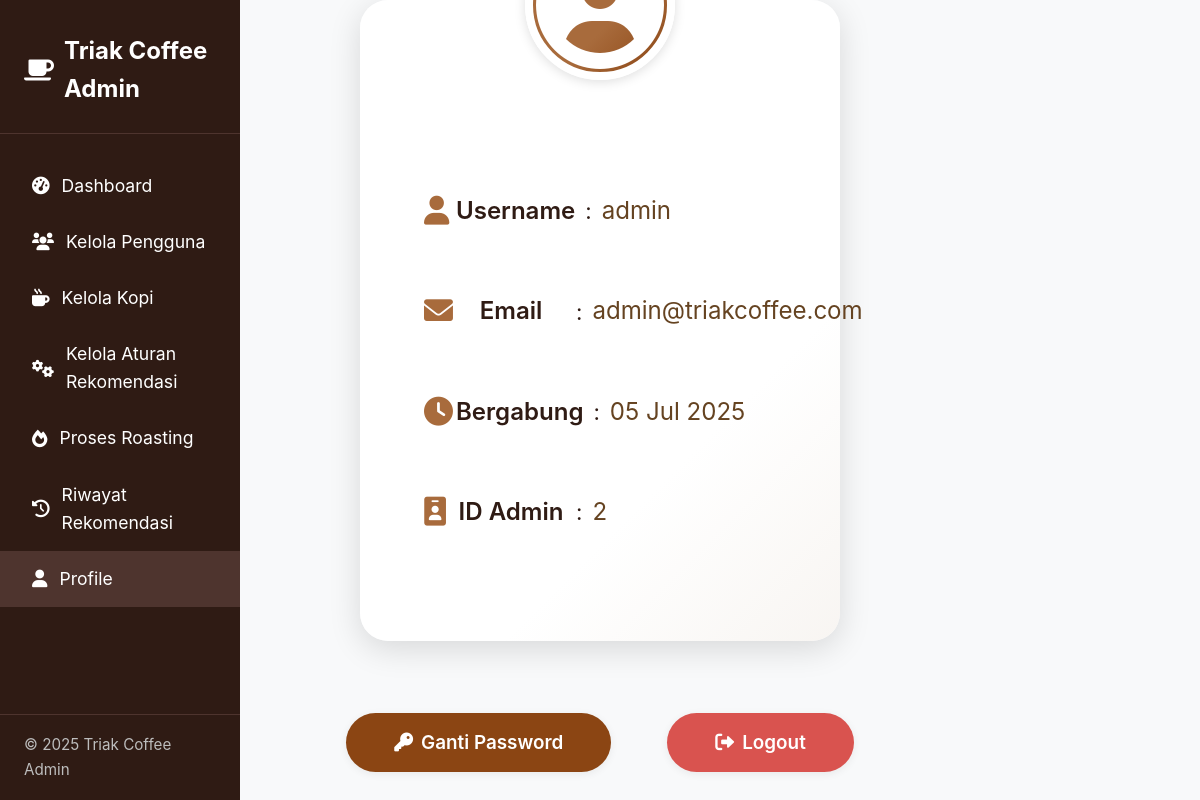
The app's page /admin/profile.php (signed in) with its own data.
### tables this page shows
CREATE TABLE `users` (
  `id` int(11) NOT NULL,
  `username` varchar(50) NOT NULL,
  `email` varchar(100) NOT NULL,
  `nama_lengkap` varchar(100) DEFAULT NULL,
  `alamat` text DEFAULT NULL,
  `no_hp` varchar(20) DEFAULT NULL,
  `password` varchar(255) NOT NULL,
  `role` enum('user','admin') DEFAULT 'user',
  `created_at` timestamp NOT NULL DEFAULT current_timestamp()
);

### config/database.php (called while the page is built, shortened)
<?php
class Database {
    private $host = DB_HOST;
    private $user = DB_USER;
    private $pass = DB_PASS;
    private $dbname = DB_NAME;
    private $dbh;
    private $stmt;
    public function __construct() {
        $dsn = 'mysql:host=' . $this->host . ';dbname=' . $this->dbname . ';charset=utf8mb4';
        $options = [
            PDO::ATTR_PERSISTENT => true,
            PDO::ATTR_ERRMODE => PDO::ERRMODE_EXCEPTION
        ];
        try {
            $this->dbh = new PDO($dsn, $this->user, $this->pass, $options);
        } catch (PDOException $e) {
            $this->error = $e->getMessage();
            trigger_error($this->error, E_USER_ERROR);
        }
    }
    public function query($query) {
        $this->stmt = $this->dbh->prepare($query);
    }
    public function bind($param, $value, $type = null) {
        if (is_null($type)) {
            switch (true) {
                case is_int($value):
                    $type = PDO::PARAM_INT;
                    break;
                default:
                    $type = PDO::PARAM_STR;
            }
        }
        $this->stmt->bindValue($param, $value, $type);
    }
    public function execute() {
        return $this->stmt->execute();
    }
    public function single() {
        $this->execute();
        return $this->stmt->fetch(PDO::FETCH_OBJ);
    }
}
?>

### config/init.php (called while the page is built, shortened)
<?php
require_once 'database.php';
$db = new Database();
?>

### admin/profile.php (the view, shortened to what this page needs)
<?php
require_once '../config/init.php';
$user_id = $_SESSION['user_id'];
$db->query("SELECT username, email, created_at FROM users WHERE id = :id");
$db->bind(':id', $user_id);
$admin = $db->single();
?>
<!DOCTYPE html>
<html lang="id">
<head>
    <link rel="stylesheet" href="/project/css/style.css">
    <link rel="stylesheet" href="https://cdnjs.cloudflare.com/ajax/libs/font-awesome/6.0.0/css/all.min.css">
</head>
<body>
<div class="admin-layout">
    <?php include '../includes/admin_sidebar.php'; ?>
    <div class="admin-content">
        <div class="profile-wrapper">
            <div class="profile-card modern-profile-card">
                <div class="profile-avatar modern-avatar">
                    <i class="fas fa-user-circle"></i>
                </div>
                <div class="modern-profile-info">
                    <div class="profile-row"><span class="profile-icon"><i class="fas fa-user"></i></span><span class="profile-label">Username</span><span class="profile-sep">:</span><span class="profile-value"><?= htmlspecialchars($admin->username) ?></span></div>
                    <div class="profile-row"><span class="profile-icon"><i class="fas fa-envelope"></i></span><span class="profile-label">Email</span><span class="profile-sep">:</span><span class="profile-value"><?= htmlspecialchars($admin->email) ?></span></div>
                    <div class="profile-row"><span class="profile-icon"><i class="fas fa-clock"></i></span><span class="profile-label">Bergabung</span><span class="profile-sep">:</span><span class="profile-value"><?= date('d M Y', strtotime($admin->created_at)) ?></span></div>
                    <div class="profile-row"><span class="profile-icon"><i class="fas fa-id-badge"></i></span><span class="profile-label">ID Admin</span><span class="profile-sep">:</span><span class="profile-value"><?= $user_id ?></span></div>
                </div>
            </div>
            <div class="profile-actions modern-actions">
                <button id="show-pw-form" class="btn-brown"><i class="fas fa-key"></i> Ganti Password</button>
                <form action="/project/logout.php" method="post" style="display:inline;">
                    <button type="submit" class="btn-pill btn-danger"><i class="fas fa-sign-out-alt"></i> Logout</button>
                </form>
            </div>
        </div>
    </div>
</div>
</body>
</html>

### admin/profile.php (style rules this page uses)
.profile-wrapper { display: flex; flex-direction: column; align-items: center; justify-content: center; min-height: 90vh; padding-top: 0; }
.modern-profile-card { position: relative; background: linear-gradient(135deg, #fff 70%, #f8f5f2 100%); border-radius: 28px; box-shadow: 0 8px 32px #0002; padding: 80px 64px 56px 64px; max-width: 480px; width: 100%; margin-bottom: 32px; text-align: center; display: flex; flex-direction: column; align-items: center; }
.modern-avatar { position: absolute; top: -70px; left: 50%; transform: translateX(-50%); font-size: 8rem; width: 150px; height: 150px; background: linear-gradient(135deg, #a86b3c 60%, #8b4513 100%); color: #fff; border-radius: 50%; display: flex; align-items: center; justify-content: center; box-shadow: 0 2px 12px #0002; border: 8px solid #fff; }
.modern-profile-info { margin-top: 90px; margin-bottom: 32px; display: flex; flex-direction: column; gap: 18px; width: 100%; align-items: flex-start; }
.profile-row { font-size: 1.18em; display: flex; align-items: center; gap: 10px; justify-content: flex-start; }
.profile-label { font-weight: 600; color: #2f1b14; min-width: 110px; }
.profile-value { color: #654321; font-weight: 400; text-align: left; flex: 1; }
.profile-icon { color: #a86b3c; font-size: 1.3em; width: 22px; text-align: center; }
.profile-actions, .modern-actions { display: flex; justify-content: center; gap: 48px; margin-top: 40px; }
.btn-pill { font-size: 1.18em; padding: 18px 48px; border: none; border-radius: 999px; font-weight: 600; font-family: 'Poppins', 'Inter', Arial, sans-serif; margin: 0 4px; cursor: pointer; box-shadow: 0 2px 8px #0001; transition: background 0.2s, transform 0.15s, box-shadow 0.2s; display: inline-flex; align-items: center; gap: 8px; }
.btn-pill.btn-danger { background: #d9534f; color: #fff; }
.btn-brown { background: #8b4513; color: #fff; font-size: 1.18em; padding: 18px 48px; border: none; border-radius: 999px; font-weight: 600; font-family: 'Poppins', 'Inter', Arial, sans-serif; margin: 0 4px; cursor: pointer; box-shadow: 0 2px 8px #0001; transition: background 0.2s, transform 0.15s, box-shadow 0.2s; display: inline-flex; align-items: center; gap: 8px; }

### records on screen
users: username "admin", email "admin@triakcoffee.com", created_at "05 Jul 2025"

### other values on screen
$user_id "2"
